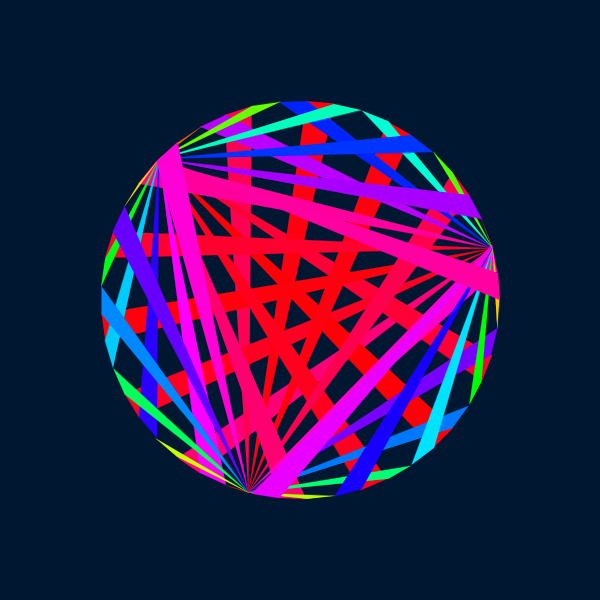
Frame 1 (no input)
Frame 60 (the mouse pressed at the canvas centre just before this capture): identical to frame 1, image omitted
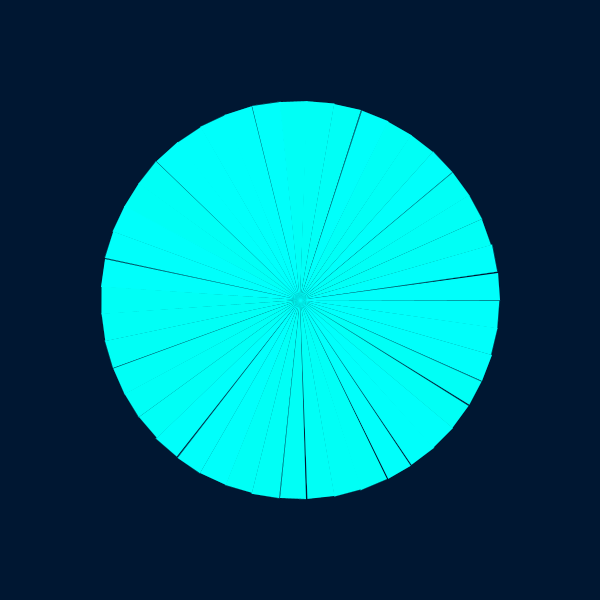
Frame 120 (the mouse held since frame 60 and released just before this capture)

The Processing sketch that drew these frames (run headless with seeded random() and noise(); from frame 60 on, the mouse is pressed at the canvas centre):

// Processing sketch: LinesToMouse
// ── LinesToMouse.pde
public int NUM_LINES = 45;
public int FUDGE_FACTOR = 3;
public final int SCALE = 200;
Line [] lines = new Line [NUM_LINES];
int c;
void setup() {
  size(600,600);
  stroke(255);
  strokeWeight(0);
  colorMode(HSB);
  background(150, 255, 50);
  float t = 0;
  int c = 0;
  int x;
  int y;
  for (int i = 0; i < NUM_LINES; i++) {
    x = (int)(SCALE*Math.cos((TWO_PI / NUM_LINES)*t));
    y = (int)(SCALE*Math.sin((TWO_PI / NUM_LINES)*t));
    lines[i] = new Line(x, y, i);
    if(i < NUM_LINES){
      t += 1;
    }
  }
}

void draw() {
  background(150, 255, 50);
  translate(width/2, height/2);
  for (int i = 0; i < NUM_LINES; i++){
      lines[i].update();
  }
}

class Line {
  private int x;
  private int y;
  private int index;
  private int next;
  private int t = 0;
  public Line(int x, int y, int index) {
    this.x = x;
    this.y = y;
    this.index = index;
    this.next = index + 1;
    if(next == lines.length){
      next = 0;
    }
  }
  void update(){
    int mx = mouseX - width/2;
    int my = mouseY - height/2;
    float dist = sqrt(mx*mx+my*my);
    if(dist > SCALE){
      mx = (int) (SCALE * mx / dist);
      my = (int) (SCALE * my / dist);
    }
    int hu = (int)(map(dist(x, y, mx, my), 0, 2*SCALE, 0, 255));
    stroke(hu, 255, 255);
    fill(hu, 255, 255);
    line(x, y, mx, my);
    rotate((NUM_LINES/FUDGE_FACTOR*TWO_PI)/NUM_LINES);
    beginShape();
      vertex(x, y);
      vertex(lines[next].x, lines[next].y);
      vertex(mx, my);
      vertex(x, y);
    endShape();
  }
}
